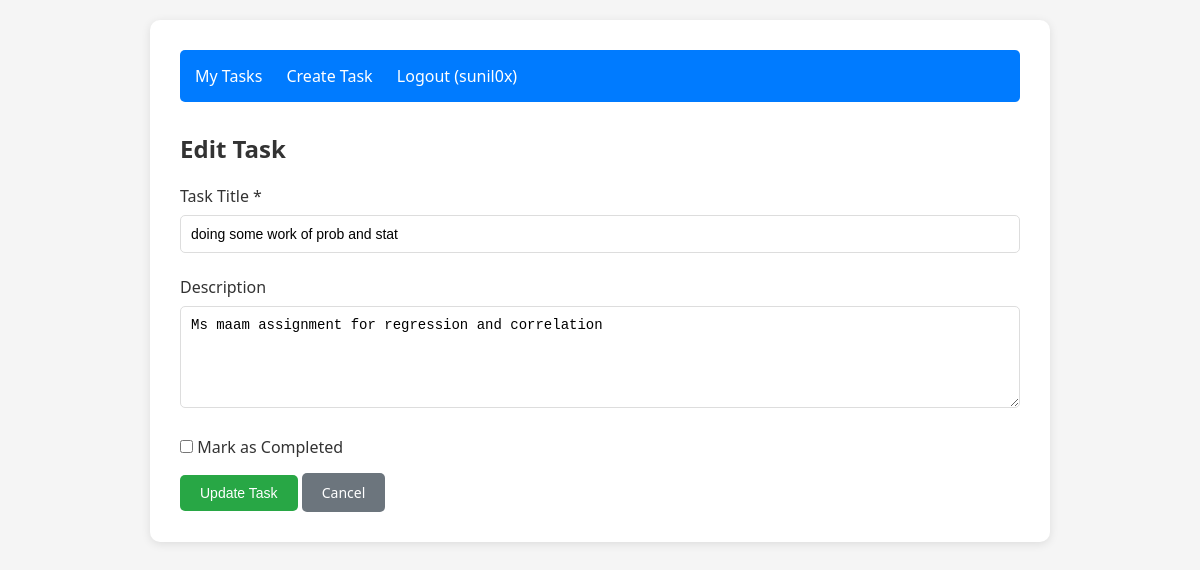
Page /task/3/update/ (signed in) on the committed database.
### tasks/models.py (models this page shows, shortened)
class Task(models.Model):
    user = models.ForeignKey(User,on_delete=models.CASCADE)
    title = models.CharField(max_length =200)
    description = models.TextField(blank=True)
    completed = models.BooleanField(default = False)
    created_at = models.DateTimeField(auto_now_add = True)
    class Meta:
        ordering = ['-created_at']

### tasks/views.py (the view, shortened to what this page needs)
# urls.py: path('task/<int:pk>/update/',views.task_update, name ='task_update'),
@login_required
def task_update(request, pk):
    task = get_object_or_404(Task, pk=pk, user=request.user)
    return render(request, 'tasks/task_form.html', {'task': task})

### tasks/templates/tasks/task_form.html (shortened to what this page needs)
{% extends 'tasks/base.html' %}
{% block content %}
<h2>{% if task %}Edit Task{% else %}Create New Task{% endif %}</h2>
<form method="post">
    <div class="form-group">
        <label for="title">Task Title *</label>
        <input type="text" id="title" name="title" value="{% if task %}{{ task.title }}{% endif %}" required>
    </div>
    <div class="form-group">
        <label for="description">Description</label>
        <textarea id="description" name="description" rows="5">{% if task %}{{ task.description }}{% endif %}</textarea>
    </div>
    {% if task %}
    <div class="form-group">
        <label>
            <input type="checkbox" name="completed" {% if task.completed %}checked{% endif %}>
            Mark as Completed
        </label>
    </div>
    {% endif %}
    <button type="submit" class="btn btn-success">
        {% if task %}Update Task{% else %}Create Task{% endif %}
    </button>
    <a href="{% url 'task_list' %}" class="btn" style="background-color: #6c757d;">Cancel</a>
</form>
{% endblock %}

### tasks/templates/tasks/base.html (shortened to what this page needs)
<!DOCTYPE html>
<html lang="en">
<head>
</head>
<body>
    <div class="container">
        <nav>
            {% if user.is_authenticated %}
                <a href="{% url 'task_list' %}">My Tasks</a>
                <a href="{% url 'task_create' %}">Create Task</a>
                <a href="{% url 'logout' %}">Logout ({{ user.username }})</a>
            {% else %}
                <a href="{% url 'login' %}">Login</a>
                <a href="{% url 'register' %}">Register</a>
            {% endif %}
        </nav>
        {% block content %}
        {% endblock %}
    </div>
</body>
</html>

### tasks/templates/tasks/base.html (style rules this page uses)
* { margin: 0; padding: 0; box-sizing: border-box; }
body { font-family: 'Segoe UI', Tahoma, Geneva, Verdana, sans-serif; background-color: #f5f5f5; padding: 20px; }
.container { max-width: 900px; margin: 0 auto; background: white; padding: 30px; border-radius: 10px; box-shadow: 0 2px 10px rgba(0,0,0,0.1); }
h1, h2 { color: #333; margin-bottom: 20px; }
nav { background-color: #007bff; padding: 15px; border-radius: 5px; margin-bottom: 30px; }
nav a { color: white; text-decoration: none; margin-right: 20px; font-weight: 500; }
.btn { display: inline-block; padding: 10px 20px; background-color: #007bff; color: white; text-decoration: none; border-radius: 5px; border: none; cursor: pointer; font-size: 14px; }
.btn-success { background-color: #28a745; }
form input[type="text"], form input[type="password"], form textarea { width: 100%; padding: 10px; margin: 8px 0; border: 1px solid #ddd; border-radius: 5px; font-size: 14px; }
form label { display: block; margin-top: 10px; font-weight: 500; color: #333; }
.form-group { margin-bottom: 15px; }

### rows in the picture
Task: title "doing some work of prob and stat", description "Ms maam assignment for regression and correlation"

### other values in the picture
{{ user.username }} "sunil0x"
